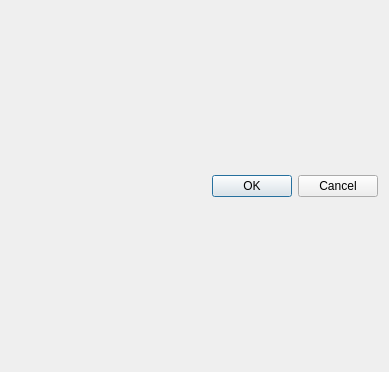
<?xml version="1.0" encoding="UTF-8"?>
<ui version="4.0">
 <class>CameraDisconnectDialog</class>
 <widget class="QDialog" name="CameraDisconnectDialog">
  <property name="geometry">
   <rect>
    <x>0</x>
    <y>0</y>
    <width>389</width>
    <height>372</height>
   </rect>
  </property>
  <property name="windowTitle">
   <string>Dialog</string>
  </property>
  <layout class="QGridLayout" name="gridLayout">
   <item row="1" column="0">
    <widget class="QDialogButtonBox" name="buttonBox">
     <property name="orientation">
      <enum>Qt::Horizontal</enum>
     </property>
     <property name="standardButtons">
      <set>QDialogButtonBox::Cancel|QDialogButtonBox::Ok</set>
     </property>
    </widget>
   </item>
   <item row="0" column="0">
    <layout class="QGridLayout" name="gridLayout_2"/>
   </item>
  </layout>
 </widget>
 <resources/>
 <connections>
  <connection>
   <sender>buttonBox</sender>
   <signal>accepted()</signal>
   <receiver>CameraDisconnectDialog</receiver>
   <slot>accept()</slot>
   <hints>
    <hint type="sourcelabel">
     <x>248</x>
     <y>254</y>
    </hint>
    <hint type="destinationlabel">
     <x>157</x>
     <y>274</y>
    </hint>
   </hints>
  </connection>
  <connection>
   <sender>buttonBox</sender>
   <signal>rejected()</signal>
   <receiver>CameraDisconnectDialog</receiver>
   <slot>reject()</slot>
   <hints>
    <hint type="sourcelabel">
     <x>316</x>
     <y>260</y>
    </hint>
    <hint type="destinationlabel">
     <x>286</x>
     <y>274</y>
    </hint>
   </hints>
  </connection>
 </connections>
</ui>
